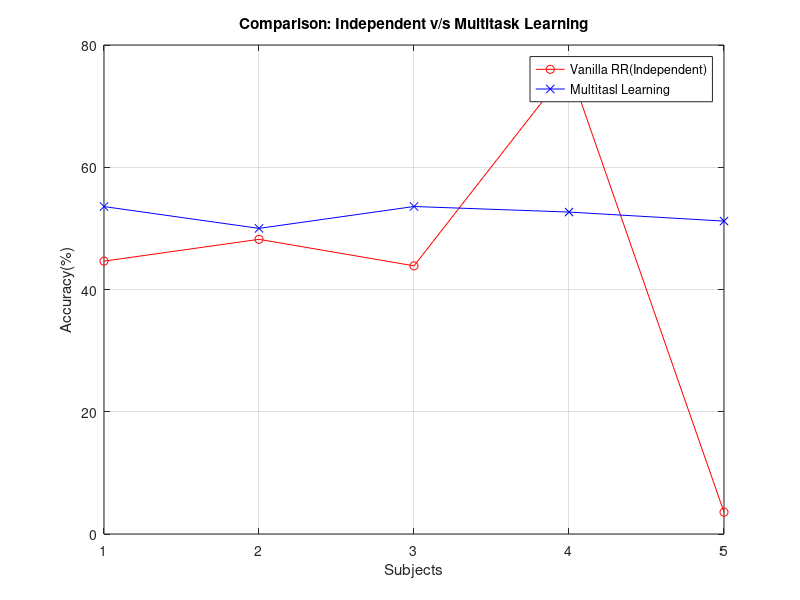

MATLAB code to generate this figure:
figure(1);
y1=[44.64 48.21 43.87 76.33 3.57];
x1=[1 2 3 4 5];
plot(x1,y1,'r-o');
hold on;
y1=[53.57 50.0 53.58 52.67 51.19];
x1=[1 2 3 4 5];
plot(x1,y1,'b-x');
legend('Vanilla RR(Independent)','Multitasl Learning');
title('Comparison: Independent v/s Multitask Learning');
ylabel('Accuracy(%)');
xlabel('Subjects');
grid on;


